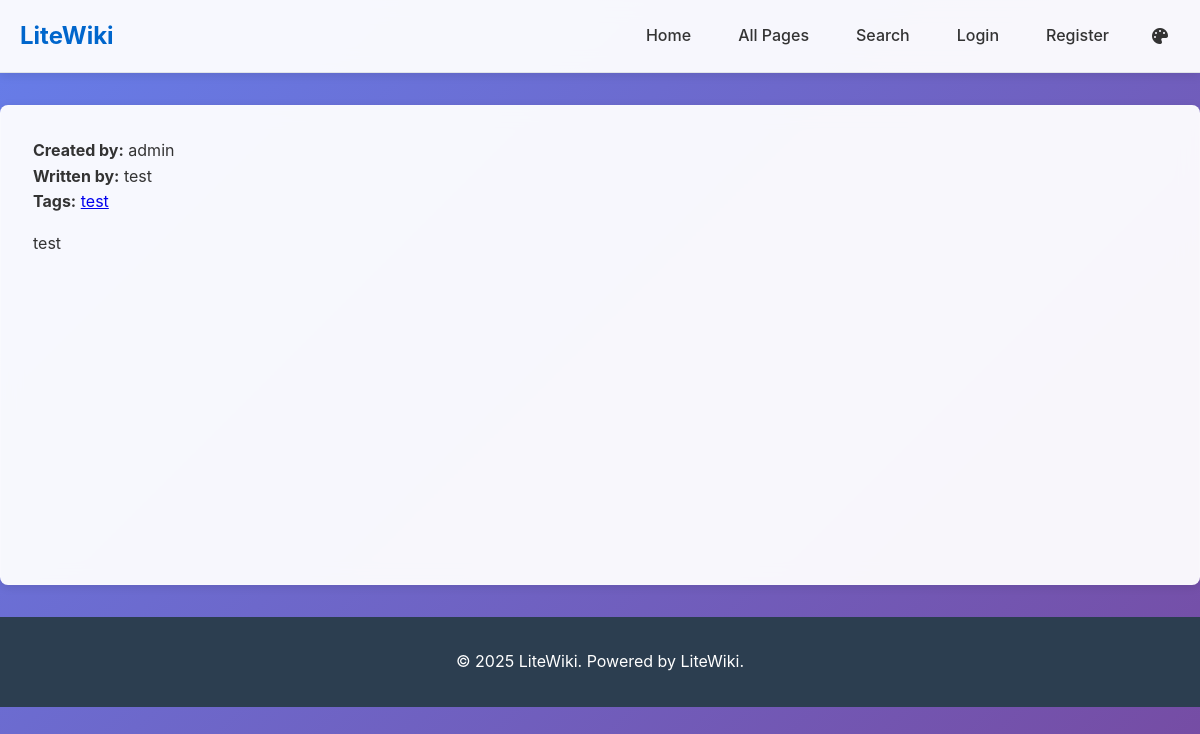
Screenshot of /?action=view&page=test with the database file from the repository.
### tables this page shows
CREATE TABLE pages (
                id INTEGER PRIMARY KEY AUTOINCREMENT,
                title TEXT UNIQUE NOT NULL,
                content TEXT,
                created_at DATETIME DEFAULT CURRENT_TIMESTAMP,
                updated_at DATETIME DEFAULT CURRENT_TIMESTAMP,
                created_by INTEGER,
                discoverable BOOLEAN DEFAULT 1,
                embedding BLOB,
                FOREIGN KEY (created_by) REFERENCES users(id)
            );

CREATE TABLE users (
                id INTEGER PRIMARY KEY AUTOINCREMENT,
                username TEXT UNIQUE NOT NULL,
                password_hash TEXT NOT NULL,
                role TEXT DEFAULT 'user',
                created_at DATETIME DEFAULT CURRENT_TIMESTAMP
            );

CREATE TABLE tags (
                id INTEGER PRIMARY KEY AUTOINCREMENT,
                name TEXT UNIQUE NOT NULL,
                created_at DATETIME DEFAULT CURRENT_TIMESTAMP
            );

### core/db.php (called while the page is built, shortened)
<?php
class Database
{
    private $pdo;
    private $dbPath;
    public function __construct($dbPath = __DIR__ . "/../storage/litewiki.db")
    {
        $this->dbPath = $dbPath;
    }
    private function connect()
    {
        try {
            $this->pdo = new PDO("sqlite:" . $this->dbPath);
            $this->pdo->setAttribute(PDO::ATTR_ERRMODE, PDO::ERRMODE_EXCEPTION);
            $this->pdo->setAttribute(
                PDO::ATTR_DEFAULT_FETCH_MODE,
                PDO::FETCH_ASSOC,
            );
        } catch (PDOException $e) {
            die("Database connection failed: " . $e->getMessage());
        }
    }
    private function initializeSchema()
    {
        $this->pdo->exec("
            CREATE TABLE IF NOT EXISTS users (
                id INTEGER PRIMARY KEY AUTOINCREMENT,
                username TEXT UNIQUE NOT NULL,
                password_hash TEXT NOT NULL,
                role TEXT DEFAULT 'user',
                created_at DATETIME DEFAULT CURRENT_TIMESTAMP
            );
            CREATE TABLE IF NOT EXISTS authors (
                id INTEGER PRIMARY KEY AUTOINCREMENT,
                name TEXT UNIQUE NOT NULL,
                created_at DATETIME DEFAULT CURRENT_TIMESTAMP
            );
            CREATE TABLE IF NOT EXISTS pages (
                id INTEGER PRIMARY KEY AUTOINCREMENT,
                title TEXT UNIQUE NOT NULL,
                content TEXT,
                created_at DATETIME DEFAULT CURRENT_TIMESTAMP,
                updated_at DATETIME DEFAULT CURRENT_TIMESTAMP,
                created_by INTEGER,
                discoverable BOOLEAN DEFAULT 1,
                embedding BLOB,
                FOREIGN KEY (created_by) REFERENCES users(id)
            );
            CREATE TABLE IF NOT EXISTS page_authors (
                id INTEGER PRIMARY KEY AUTOINCREMENT,
                page_id INTEGER NOT NULL,
                author_id INTEGER NOT NULL,
                created_at DATETIME DEFAULT CURRENT_TIMESTAMP,
                FOREIGN KEY (page_id) REFERENCES pages(id) ON DELETE CASCADE,
                FOREIGN KEY (author_id) REFERENCES authors(id) ON DELETE CASCADE,
                UNIQUE(page_id, author_id)
            );
            CREATE TABLE IF NOT EXISTS revisions (
                id INTEGER PRIMARY KEY AUTOINCREMENT,
                page_id INTEGER NOT NULL,
                content TEXT,
                author_id INTEGER,
                timestamp DATETIME DEFAULT CURRENT_TIMESTAMP,
                FOREIGN KEY (page_id) REFERENCES pages(id),
                FOREIGN KEY (author_id) REFERENCES users(id)
            );
            CREATE TABLE IF NOT EXISTS star (
                user_id INTEGER NOT NULL,
                page_id INTEGER NOT NULL,
                FOREIGN KEY (user_id) REFERENCES users(id),
                FOREIGN KEY (page_id) REFERENCES pages(id),
                PRIMARY KEY (user_id, page_id)
            );
            CREATE VIRTUAL TABLE IF NOT EXISTS pages_fts USING fts5(title, content);
        ");
    }
    private function initializeTagsSchema()
    {
        $this->pdo->exec("
            CREATE TABLE IF NOT EXISTS tags (
                id INTEGER PRIMARY KEY AUTOINCREMENT,
                name TEXT UNIQUE NOT NULL,
                created_at DATETIME DEFAULT CURRENT_TIMESTAMP
            );
            CREATE TABLE IF NOT EXISTS page_tags (
                id INTEGER PRIMARY KEY AUTOINCREMENT,
                page_id INTEGER NOT NULL,
                tag_id INTEGER NOT NULL,
                created_at DATETIME DEFAULT CURRENT_TIMESTAMP,
                FOREIGN KEY (page_id) REFERENCES pages(id) ON DELETE CASCADE,
                FOREIGN KEY (tag_id) REFERENCES tags(id) ON DELETE CASCADE,
                UNIQUE(page_id, tag_id)
            );
        ");
    }
    public function query($sql, $params = [])
    {
        $stmt = $this->pdo->prepare($sql);
        $stmt->execute($params);
        return $stmt;
    }
    public function fetchAll($sql, $params = [])
    {
        return $this->query($sql, $params)->fetchAll();
    }
    public function fetch($sql, $params = [])
    {
        return $this->query($sql, $params)->fetch();
    }
    public function getTagsForPage($pageId)
    {
        $sql = "SELECT t.id, t.name
                FROM tags t
                JOIN page_tags pt ON t.id = pt.tag_id
                WHERE pt.page_id = ?
                ORDER BY t.name";
        return $this->fetchAll($sql, [$pageId]);
    }
    public function getAuthorsForPage($pageId)
    {
        $sql = "SELECT a.id, a.name
                FROM authors a
                JOIN page_authors pa ON a.id = pa.author_id
                WHERE pa.page_id = ?
                ORDER BY a.name";
        return $this->fetchAll($sql, [$pageId]);
    }
}
?>

### core/wiki.php (called while the page is built, shortened)
<?php
require_once __DIR__ . '/db.php';
require_once __DIR__ . '/markdown.php';
class Wiki {
    private $db;
    private $markdown;
    public function __construct() {
        $config = include __DIR__ . '/config.php';
        $this->db = new Database($config['db_path']);
        $this->markdown = new MarkdownProcessor();
    }
    public function getPage($title): ?array {
        $page = $this->db->fetch("SELECT p.*, u.username as created_by FROM pages p LEFT JOIN users u ON p.created_by = u.id WHERE p.title = ?", [$title]);
        if ($page) {
            $page['rendered_content'] = $this->markdown->process($page['content']);
            $page['authors'] = $this->getAuthorsForPage($page['id']);
            return $page;
        }
        return null;
    }
    public function getAuthorsForPage($pageId) {
        return $this->db->getAuthorsForPage($pageId);
    }
    public function getTagsForPage($pageId) {
        return $this->db->getTagsForPage($pageId);
    }
    public function getPageWithTags($title) {
        $page = $this->getPage($title);
        if ($page) {
            $page['tags'] = $this->getTagsForPage($page['id']);
        }
        return $page;
    }
}
?>

### core/config.php (called while the page is built, shortened)
<?php
$config = [
    "site_title" => "LiteWiki",
    "site_description" => "A lightweight wiki framework",
    "base_url" => "http://localhost/litewiki",
    "logo_path" => "",
    "logo_width" => "40px",
    "logo_height" => "auto",
    "db_path" => __DIR__ . "/../storage/litewiki.db",
    "session_name" => "litewiki_session",
    "session_lifetime" => 3600 * 24 * 7,
    "api_key" => "test-api-key",
    "api_rate_limit" => 100,
    "markdown_extensions" => [
        "extra" => true,
        "footnotes" => true,
        "tables" => true,
        "task_lists" => true,
    ],
    "theme" => "minimal",
    "css_path" => "/css/style.css",
    "js_path" => "/js/main.js",
    "upload_path" => __DIR__ . "/../public/assets/",
    "max_upload_size" => 5 * 1024 * 1024,
    "allowed_extensions" => [
        "jpg",
        "jpeg",
        "png",
        "gif",
        "svg",
        "pdf",
        "txt",
        "md",
    ],
    "password_min_length" => 8,
    "csrf_token_name" => "csrf_token",
    "enable_search" => true,
    "enable_revisions" => true,
    "enable_api" => true,
    "enable_auth" => true,
    "mermaid_config" => [
        "theme" => "default",
        "startOnLoad" => true,
    ],
    "items_per_page" => 20,
];
return $config;
?>

### public/index.php (the view, shortened to what this page needs)
<?php
require_once __DIR__ . "/../core/config.php";
require_once __DIR__ . "/../core/db.php";
require_once __DIR__ . "/../core/markdown.php";
require_once __DIR__ . "/../core/wiki.php";
$config = include __DIR__ . "/../core/config.php";
$auth = new Auth();
$wiki = new Wiki();
$action = $_GET["action"] ?? "view";
$page = $_GET["page"] ?? "Home";
require_once __DIR__ . "/../templates/header.php";
switch ($action) {
    case "view":
        if (isset($_GET["revisions"])) {
            showRevisions($wiki, $auth, $page);
        } elseif (isset($_GET["revision"])) {
            showRevision($wiki, $_GET["revision"]);
        } else {
            showPage($wiki, $page);
        }
        break;
}
require_once __DIR__ . "/../templates/footer.php";
function showPage($wiki, $title)
{
    $page = $wiki->getPageWithTags($title);
    echo '<div class="page-created-by margin-bottom-1">';
    echo "<strong>Created by:</strong> " . htmlspecialchars($page["created_by"] ?? "Unknown");
    echo "</div>";
    if (!empty($page["authors"])) {
        echo '<div class="page-authors margin-bottom-1">';
        echo "<strong>Written by:</strong> ";
        $authorNames = array_column($page["authors"], "name");
        echo htmlspecialchars(implode(", ", $authorNames));
        echo "</div>";
    }
    if (!empty($page["tags"])) {
        echo '<div class="page-tags margin-bottom-1">';
        echo "<strong>Tags:</strong> ";
        $tagLinks = [];
        foreach ($page["tags"] as $tag) {
            $tagLinks[] =
                '<a href="' .
                createTagSearchUrl($tag["name"]) .
                '" class="tag-link-inline">' .
                htmlspecialchars($tag["name"]) .
                "</a>";
        }
        echo implode(" ", $tagLinks);
        echo "</div>";
    }
    echo '<div class="page-content">' . $page["rendered_content"] . "</div>";
}
function createTagSearchUrl($tagName)
{
    $params = [
        "action" => "search",
        "tags" => [$tagName],
    ];
    $queryString = http_build_query($params);
    return "/?" . $queryString;
}
?>

### core/markdown.php (shortened to what this page needs)
<?php
class MarkdownProcessor {
    private $config;
    public function __construct() {
        $configData = include __DIR__ . '/config.php';
        $this->config = $configData;
    }
    public function process($markdown) {
        $markdown = $this->processMermaid($markdown);
        $markdown = $this->processCodeBlocks($markdown);
        $markdown = $this->processInternalLinks($markdown);
        $html = $this->convertToHtml($markdown);
        if ($this->config['markdown_extensions']['footnotes']) {
            $html = $this->processFootnotes($html);
        }
        if ($this->config['markdown_extensions']['task_lists']) {
            $html = $this->processTaskLists($html);
        }
        return $html;
    }
    private function processMermaid($markdown) {
        $pattern = '/```mermaid\s*\n(.*?)\n```/s';
        $replacement = '<div class="mermaid">$1</div>';
        return preg_replace($pattern, $replacement, $markdown);
    }
    private function processCodeBlocks($markdown) {
        $pattern = '/```(\w+)?\s*\n(.*?)\n```/s';
        $replacement = '<pre><code class="language-$1">$2</code></pre>';
        return preg_replace($pattern, $replacement, $markdown);
    }
    private function processInternalLinks($markdown) {
        $pattern = '/\[([^\]]+)\]\(([^)]+)\)/';
        $markdown = preg_replace_callback($pattern, function($matches) {
            $text = $matches[1];
            $url = $matches[2];
            if (preg_match('/^[a-zA-Z][a-zA-Z0-9+.-]*:\/\//', $url)) {
                return $matches[0];
            }
            if (preg_match('/^\/\?action=/', $url)) {
                return $matches[0];
            }
            return '[' . $text . '](/?action=view&page=' . urlencode($url) . ')';
        }, $markdown);
        return $markdown;
    }
    private function convertToHtml($markdown) {
        return $this->basicMarkdown($markdown);
    }
    private function basicMarkdown($markdown) {
        $html = htmlspecialchars($markdown, ENT_QUOTES, 'UTF-8');
        $html = preg_replace('/^### (.*)$/m', '<h3>$1</h3>', $html);
        $html = preg_replace('/^## (.*)$/m', '<h2>$1</h2>', $html);
        $html = preg_replace('/^# (.*)$/m', '<h1>$1</h1>', $html);
        $html = preg_replace('/\*\*(.*?)\*\*/', '<strong>$1</strong>', $html);
        $html = preg_replace('/\*(.*?)\*/', '<em>$1</em>', $html);
        $html = preg_replace('/\[([^\]]+)\]\(([^)]+)\)/', '<a href="$2">$1</a>', $html);
        $html = preg_replace('/^\* (.*)$/m', '<li>$1</li>', $html);
        $html = preg_replace('/(<li>.*<\/li>)/s', '<ul>$1</ul>', $html);
        $html = '<p>' . preg_replace('/\n\n/', '</p><p>', $html) . '</p>';
        return $html;
    }
    private function processFootnotes($html) {
        $footnotePattern = '/\[\^(\d+)\]:\s*(.*)/';
        $html = preg_replace($footnotePattern, '', $html);
        return $html;
    }
    private function processTaskLists($html) {
        $html = preg_replace('/- \[ \] (.*)/', '<li><input type="checkbox"> $1</li>', $html);
        $html = preg_replace('/- \[x\] (.*)/', '<li><input type="checkbox" checked> $1</li>', $html);
        return $html;
    }
}
?>

### public/css/style.css (style rules this page uses)
* { margin: 0; padding: 0; box-sizing: border-box; }
:root { --primary-color: #0066cc; --secondary-color: #ffffff; --accent-color: #e74c3c; --success-color: #27ae60; --warning-color: #f39c12; --light-bg: #f8f9fa; --dark-bg: #ffffff; --text-color: #333333; --text-light: #666666; --border-color: #e1e4e8; --shadow: 0 2px 10px rgba(0,0,0,0.1); --border-radius: 8px; --transition: all 0.3s ease; --logo-width: 40px; --logo-height: auto; --logo-margin: 12px; }
body { font-family: -apple-system, BlinkMacSystemFont, 'Segoe UI', Roboto, 'Helvetica Neue', Arial, sans-serif; line-height: 1.6; color: var(--text-color); background: linear-gradient(135deg, #667eea 0%, #764ba2 100%); min-height: 100vh; }
.page-content { margin-bottom: 2rem; max-width: none; }
.page-content p { margin-bottom: 1rem; }
.page-tags { margin-bottom: 1rem; }

### public/css/theme-switcher.css (style rules this page uses)
body { position: relative; z-index: auto; }
nav, header, main, body > *, body > * * { position: relative; }

### rows the page displays
pages: created_by.username "admin", content "test"
tags: name "test"

### other values shown
$config["site_title"] "LiteWiki"
implode(", ", $authorNames) "test"
$config['site_title'] "LiteWiki"
